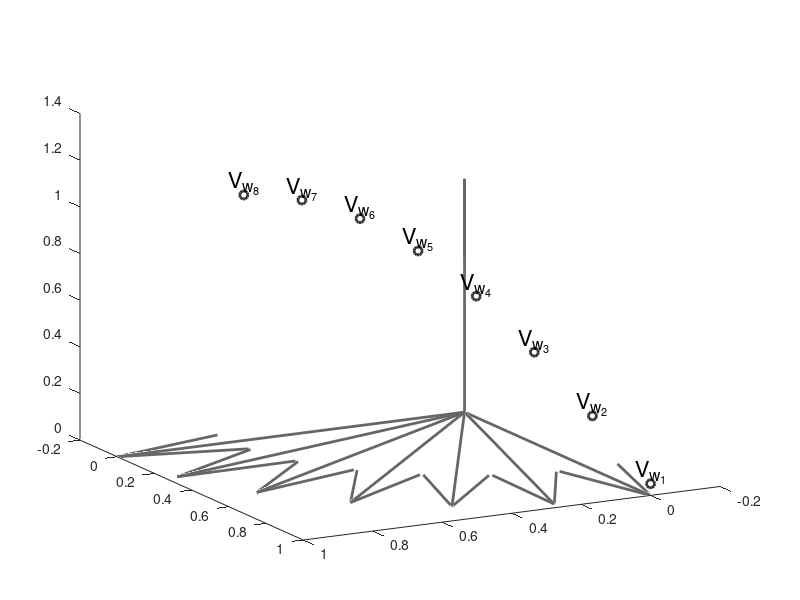

Write MATLAB code to recreate this figure. (Note: this script raises an error after producing the figure.)
clear all
close all
data_path='/Users/eghbalhosseiniasl1/MyData/ecog-sentence';

%
save_path='/Users/eghbalhosseiniasl1/MyData/ECoG-sentence/crunched/';
analysis_path='/Users/eghbalhosseiniasl1/MyData/ECoG-sentence/analysis/swjn_graphic_auto_regressive_process';
%
if 1
    fprintf('adding basic ecog tools to path \n');
    addpath('~/MyCodes/basic-ecog-tools/');
    addpath(genpath('~/MyCodes/ecog-sentence/'));
    addpath(genpath('~/MyCodes/basic-ecog-tools/activeBrain'));
    addpath(genpath('~/MyCodes/basic-ecog-tools/ecog-filters'));
    addpath(genpath('~/MyCodes/basic-ecog-tools/mex'));
end


%%
theta=[0:15:90];
x=cosd(theta)
y=sind(theta)
z=theta*0+0;
 
[X,Y] = meshgrid(cosd(theta)',sind(theta)');
f=figure;
ax=axes('position',[.1,.1,.8,.8]);
hold on
arr=arrayfun(@(x,y) quiver3(0*x,0*x,0*x,x,y,x*0,0,'color',[.4,.4,.4]), X(1,1:end),transpose(Y(1:end,1)))
arrayfun(@(x) set(x,'linewidth',2),arr)
arr=quiver3(0,0,0,0,0,1,0,'color',[.4,.4,.4]);
arrayfun(@(x) set(x,'linewidth',2),arr);
set(ax,'View',[151.8282 19.1377])

% 

npts = 8;
t = linspace(0,2*pi,npts);
z = (sin(t/3)+.1*t)/1.5+.05;
x=0.1*t;
y=1-0.1613*t;
xyz = [x; y; z];
plot3(xyz(1,:),xyz(2,:),xyz(3,:),'o','LineWidth',2,'Color',[.2,.2,.2]);
text(xyz(1,:),xyz(2,:),xyz(3,:),[repmat('V_{w_',npts,1), num2str((1:npts)'),repmat('}',npts,1)],...
    'VerticalAlignment','bottom','fontsize',16,'HorizontalAlignment','center')
hold on
fnplt(cscvn(xyz),'k-',2);

ax.YAxis.Visible='off';
ax.XAxis.Visible='off';
ax.ZAxis.Visible='off';


arrayfun(@(x,y,z) quiver3(0,0,0,x,y,z,0,'Color',[1,0,0],'LineWidth',2,'MaxHeadSize',.5),x,y,z)
% 

if ~exist(strcat(analysis_path))
            mkdir(strcat(analysis_path))
end 
print(f, '-djpeg', strcat(analysis_path,'/vector_sum.jpeg'));
%% 
x=2:8;
y=rand(1,7) ;
y=[2.3,6.6,1.3,2.3,0.0,3.3,3.7]
npts=3;
c_1=[1,1,1];
c_2=exp(-.3*[1,2,3]);
f=figure;
aspect_ration=9.32./4.13;
size_plot=300;
set(f,'position',[591 455 aspect_ration*size_plot size_plot]);
ax=axes('position',[.05,.2,.3,.6]);
hold on
a=stem(x,y,'DisplayName','pMI','Color',[0,0,0],'LineWidth',2)
ax.XTick=x;
%thr=.25;
%plot(ax.XLim,ax.YLim*0+thr,'--','DisplayName','threshold','Color',[.5,.5,.5])
ax.XLabel.String='word transition'
ax.YLabel.String='PMI'
ax.YLim=ax.YLim*1.2
ax.XLim=[1,9];

ax.FontSize=14;
ax.FontWeight='bold'
ax.XTickLabel={'1\rightarrow2','2\rightarrow3','3\rightarrow4','4\rightarrow5',...
    '5\rightarrow6','6\rightarrow7','7\rightarrow8'};

%text(ax.XLim(1),ax.YLim(2)+.2,'A','HorizontalAlignment','right','FontSize',20,'FontWeight','bold')
ax=axes('position',[.45,.5,.1,.2]);
a=stem(1:length(c_1),c_1,'Color',[1,0,.5],'LineWidth',2)
box off

ax.XTick=[];
ax.YAxis.Visible='off'
ax.YLim=1.1*ax.YLim
ax.Title.String='constant'

%text(ax.XLim(1),ax.YLim(2)+.6,'B','HorizontalAlignment','right','FontSize',20,'FontWeight','bold')
ax=axes('position',[.45,.2,.1,.2]);
a=stem(1:length(c_2),c_2,'Color',[1,.5,0],'LineWidth',2)
box off
ax.XTickLabel={'c_1','c_2','c_3'};
ax.YTick=[];
ax.YAxis.Visible='off'
ax.YLim=1.1*ax.YLim
ax.Title.String='exponential'
%text(ax.XLim(1),ax.YLim(2)+.5,'C','HorizontalAlignment','right','FontSize',20,'FontWeight','bold')
ax.FontSize=12
ax.FontWeight='bold'

ax=axes('position',[.65,.2,.3,.6]);
hold on
y_auto_1=conv(y,c_1,'full');
y_auto_2=conv(y,c_2,'full');
a=plot(x,y_auto_1(1:length(x)),'o-','DisplayName','constant','color',[1,0,.5],'linewidth',2)
a=plot(x,y_auto_2(1:length(x)),'o-','DisplayName','exponential','color',[1,.5,0],'linewidth',2)
ax.XTick=x;
ax.YLabel.String='\gamma'
ax.YLabel.FontSize=15
ax.YTick=[];
ax.XLabel.String='word position'
hold on
a=plot(x,cumsum(y,2),'o--','DisplayName','pure integration','color',[.5,.5,.5],'linewidth',2)
ax.XTick=x;
%text(ax.XLim(1),ax.YLim(2)+.6,'D','HorizontalAlignment','right','FontSize',20,'FontWeight','bold')
legend('show','position',[.67,.81,.2,.1]')
ax.FontSize=12
ax.FontWeight='bold'
arr.MaxHeadSize=0;

ax.YLabel.FontSize=20
ax.YLabel.Rotation=0
ax.YLabel.HorizontalAlignment='right'
ax.XLim=[1,9];
        if ~exist(strcat(analysis_path))
            mkdir(strcat(analysis_path))
        end 

% 

print(f, '-djpeg', strcat(analysis_path,'/norm_sum_presentation.jpeg'));

%% 

x=2:8;
y=rand(1,7) ;
y=[2.3,6.6,1.3,2.3,0.0,3.3,3.7]
npts=3;
c_1=[1,1,1];
c_2=exp(-.3*[1,2,3]);
c_2=c_2./c_2(1);
f=figure;
aspect_ration=9.32./4.13;
size_plot=300;
set(f,'position',[591 455 aspect_ration*size_plot size_plot]);
ax=axes('position',[.05,.2,.3,.6]);
hold on
a=stem(x,y,'DisplayName','pMI','Color',[0,0,0],'LineWidth',2)
ax.XTick=x;
%thr=.25;
%plot(ax.XLim,ax.YLim*0+thr,'--','DisplayName','threshold','Color',[.5,.5,.5])
ax.XLabel.String='word transition'
ax.YLabel.String='PMI'
ax.YLim=ax.YLim*1.2
ax.XLim=[1,9];
ax.YTick=[];
ax.FontSize=14;
ax.FontWeight='bold'
ax.XTickLabel={'1\rightarrow2','2\rightarrow3','3\rightarrow4','4\rightarrow5',...
    '5\rightarrow6','6\rightarrow7','7\rightarrow8'};

%text(ax.XLim(1),ax.YLim(2)+.2,'A','HorizontalAlignment','right','FontSize',20,'FontWeight','bold')
ax=axes('position',[.45,.6,.1,.2]);
a=stem(1:length(c_1),c_1,'Color',[1,0,.5],'LineWidth',2)
box off
ax.YTick=[];
ax.XTick=[];
ax.YAxis.Visible='off'
ax.YLim=1.3*ax.YLim

ax.Title.String='constant'

%text(ax.XLim(1),ax.YLim(2)+.6,'B','HorizontalAlignment','right','FontSize',20,'FontWeight','bold')
ax=axes('position',[.45,.2,.1,.2]);
a=stem(1:length(c_2),fliplr(c_2),'Color',[1,.5,0],'LineWidth',2)
box off
ax.XTickLabel={'c_1','c_2','c_3'};
ax.YTick=[];
ax.YAxis.Visible='off'
ax.YLim=1.1*ax.YLim
ax.Title.String='exponential'
%text(ax.XLim(1),ax.YLim(2)+.5,'C','HorizontalAlignment','right','FontSize',20,'FontWeight','bold')
ax.FontSize=12
ax.FontWeight='bold'

ax=axes('position',[.65,.2,.3,.6]);
hold on
y_auto_1=conv(y,c_1,'full');
y_auto_2=conv(y,c_2,'full');
a=plot(x,y_auto_1(1:length(x)),'o-','DisplayName','constant','color',[1,0,.5],'linewidth',2)
a=plot(x,y_auto_2(1:length(x)),'o-','DisplayName','exponential','color',[1,.5,0],'linewidth',2)
ax.XTick=x;
ax.YLabel.String='\gamma'
ax.YLabel.FontSize=15
ax.YTick=[];
ax.XLabel.String='word position'
hold on
a=plot(x,cumsum(y,2),'o--','DisplayName','pure integration','color',[.5,.5,.5],'linewidth',2)
ax.XTick=x;
%text(ax.XLim(1),ax.YLim(2)+.6,'D','HorizontalAlignment','right','FontSize',20,'FontWeight','bold')
legend('show','position',[.67,.81,.2,.1]')
ax.FontSize=12
ax.FontWeight='bold'


ax.YLabel.FontSize=20
ax.YLabel.Rotation=0
ax.YLabel.HorizontalAlignment='right'
ax.XLim=[1,9];
        if ~exist(strcat(analysis_path))
            mkdir(strcat(analysis_path))
        end 

% 

print(f, '-djpeg', strcat(analysis_path,'/norm_sum_presentation.jpeg'));
%% with threshold 
thr=2.301;
y_nan=y;
y_nan(y_nan<thr)=0;

% 
x=2:8;
y=rand(1,7) ;
y=[2.3,6.6,1.3,2.31,0.0,3.3,3.7]

y_nan=y;
y_nan(y_nan<thr)=0;

npts=3;
c_1=[1,1,1];
c_2=exp(-.3*[1,2,3]);
f=figure;
aspect_ration=9.32./4.13;
size_plot=300;
set(f,'position',[591 455 aspect_ration*size_plot size_plot]);
ax=axes('position',[.05,.2,.3,.6]);
hold on
a=stem(x,y,'DisplayName','pMI','Color',[0,0,0],'LineWidth',2)
ax.XTick=x;
%thr=.25;
%plot(ax.XLim,ax.YLim*0+thr,'--','DisplayName','threshold','Color',[.5,.5,.5])
ax.XLabel.String='word transition'
ax.YLabel.String='PMI'
ax.YLim=ax.YLim*1.2
ax.XLim=[1,9];
ax.YTick=[];
ax.FontSize=14;
ax.FontWeight='bold'
ax.XTickLabel={'1\rightarrow2','2\rightarrow3','3\rightarrow4','4\rightarrow5',...
    '5\rightarrow6','6\rightarrow7','7\rightarrow8'};

%text(ax.XLim(1),ax.YLim(2)+.2,'A','HorizontalAlignment','right','FontSize',20,'FontWeight','bold')
ax=axes('position',[.45,.6,.1,.2]);
a=stem(1:length(c_1),c_1,'Color',[1,0,.5],'LineWidth',2)
box off
ax.YTick=[];
ax.XTick=[];
ax.YAxis.Visible='off'
ax.YLim=1.3*ax.YLim

ax.Title.String='constant'

%text(ax.XLim(1),ax.YLim(2)+.6,'B','HorizontalAlignment','right','FontSize',20,'FontWeight','bold')
ax=axes('position',[.45,.2,.1,.2]);
a=stem(1:length(c_2),fliplr(c_2),'Color',[1,.5,0],'LineWidth',2)
box off
ax.XTickLabel={'c_1','c_2','c_3'};
ax.YTick=[];
ax.YAxis.Visible='off'
ax.YLim=1.1*ax.YLim
ax.Title.String='exponential'
%text(ax.XLim(1),ax.YLim(2)+.5,'C','HorizontalAlignment','right','FontSize',20,'FontWeight','bold')
ax.FontSize=12
ax.FontWeight='bold'

ax=axes('position',[.65,.2,.3,.6]);
hold on
y_auto_1=conv(y_nan,c_1,'full');
y_auto_2=conv(y_nan,c_2,'full');
a=plot(x,y_auto_1(1:length(x)),'o-','DisplayName','constant','color',[1,0,.5],'linewidth',2)
a=plot(x,y_auto_2(1:length(x)),'o-','DisplayName','exponential','color',[1,.5,0],'linewidth',2)
ax.XTick=x;
ax.YLabel.String='\gamma'
ax.YLabel.FontSize=15
ax.YTick=[];
ax.XLabel.String='word position'
hold on
a=plot(x,cumsum(y,2),'o--','DisplayName','pure integration','color',[.5,.5,.5],'linewidth',2)
ax.XTick=x;
%text(ax.XLim(1),ax.YLim(2)+.6,'D','HorizontalAlignment','right','FontSize',20,'FontWeight','bold')
legend('show','position',[.67,.81,.2,.1]')
ax.FontSize=12
ax.FontWeight='bold'


ax.YLabel.FontSize=20
ax.YLabel.Rotation=0
ax.YLabel.HorizontalAlignment='right'
ax.XLim=[1,9];
        if ~exist(strcat(analysis_path))
            mkdir(strcat(analysis_path))
        end 
print(f, '-djpeg', strcat(analysis_path,'/norm_sum_presentation_th.jpeg'));
